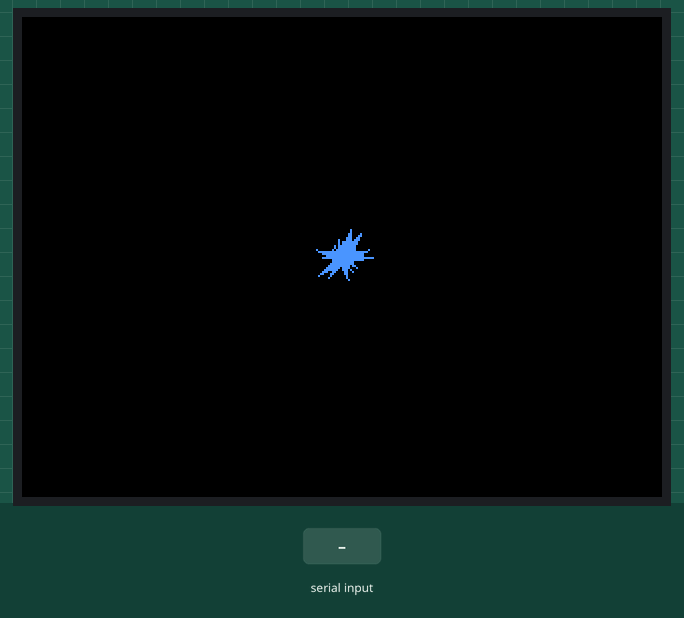
This sketch was run on a simulated Arduino Uno, built with avr-gcc and run on an emulated ATmega328P. Shown: 320×240 colour display. Inputs (shaded band) come from the test bench. Random numbers use the default seed unless the sketch sets one; what the sketch prints to the serial monitor is not drawn.

Above: at 1.47 s.
At 2.17 s:
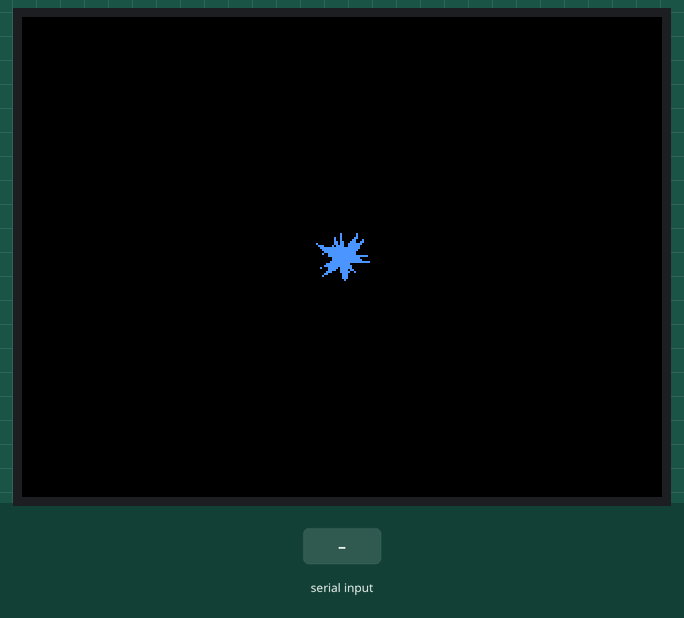
2.5 s: "z,90\n" received over Serial
At 3.24 s:
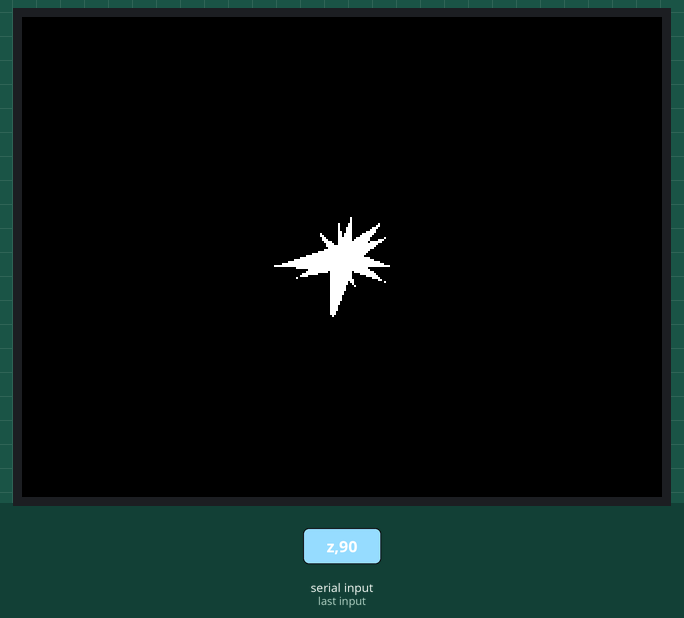
Timing chart, 0 to 5.5 s (numbered marks = the images above; inputs shaded):
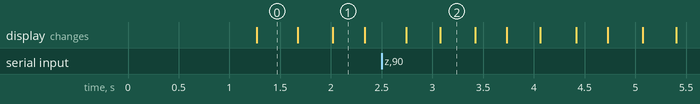

Measured:
- what the display in image 0 shows lasts 0.4 s, from 1.3 s to 1.7 s

The sketch:

qtpy.ino
```cpp
#include <Arduino_GFX_Library.h>
#include <math.h>

#define TFT_CS A2
#define TFT_DC A1
#define TFT_RST A0
#define BLACK 0x0000
#define WHITE 0xFFFF

Arduino_DataBus *bus = new Arduino_HWSPI(TFT_DC, TFT_CS);
Arduino_GFX *tft = new Arduino_ILI9341(bus, TFT_RST, 0);

int baseRadius = 10;
unsigned long noteTime = 0;
float rotation = 0;
float prevRotation = 0;
float zValue = 0;

int cx = 160;
int cy = 120;

#define NUM_SPOKES 20
#define BASE_WIDTH 0.18

float spokeNoise[NUM_SPOKES];
float prevSpokeLen[NUM_SPOKES];
float prevBaseWidth[NUM_SPOKES];

uint16_t zToColor(float z) {
  // clamp z so that 8-10 maps to the white end
  float zClamped = constrain(z, 0.0, 8.0);

  // map 0..8 to 0..1 so anything >= 8 is fully white
  float t = zClamped / 8.0;

  uint8_t r = (uint8_t)(77  + (255 - 77)  * t);
  uint8_t g = (uint8_t)(151 + (255 - 151) * t);
  uint8_t b = (uint8_t)(255 + (255 - 255) * t);

  return ((r >> 3) << 11) | ((g >> 2) << 5) | (b >> 3);
}

void setup() {
  Serial.begin(9600);
  delay(1000);
  Serial.println("DEVICE:lcd1");

  tft->begin(80000000);
  tft->setRotation(1);
  tft->fillScreen(BLACK);
  randomSeed(analogRead(0));

  for (int i = 0; i < NUM_SPOKES; i++) {
    spokeNoise[i] = random(-60, 60) / 10.0;
    prevSpokeLen[i] = 0;
    prevBaseWidth[i] = 0;
  }
}

void drawTriangleSpoke(int x0, int y0, float angle, float len, float baseW, uint16_t color) {
  int tx = x0 + (int)(len * cos(angle));
  int ty = y0 + (int)(len * sin(angle));

  float perpAngle = angle + M_PI / 2.0;
  float halfBase = len * baseW;

  int bx1 = x0 + (int)(halfBase * cos(perpAngle));
  int by1 = y0 + (int)(halfBase * sin(perpAngle));
  int bx2 = x0 - (int)(halfBase * cos(perpAngle));
  int by2 = y0 - (int)(halfBase * sin(perpAngle));

  tft->fillTriangle(bx1, by1, bx2, by2, tx, ty, color);
}

void eraseSpokes() {
  for (int i = 0; i < NUM_SPOKES; i++) {
    float angle = prevRotation + (2.0 * PI * i / NUM_SPOKES);
    drawTriangleSpoke(cx, cy, angle, prevSpokeLen[i] + 4, prevBaseWidth[i] + 0.02, BLACK);
  }
}

void drawSpokes() {
  int noise = random(0, 20);
  uint16_t starColor = zToColor(zValue);

  for (int i = 0; i < NUM_SPOKES; i++) {
    float angle = rotation + (2.0 * PI * i / NUM_SPOKES);
    float spokeLen = baseRadius + spokeNoise[i] * (noise / 5.0) + random(-noise/2, noise/2);
    spokeLen = constrain(spokeLen, 5, 200);

    float baseW = BASE_WIDTH + spokeNoise[i] * 0.01;
    baseW = constrain(baseW, 0.05, 0.35);

    drawTriangleSpoke(cx, cy, angle, spokeLen, baseW, starColor);

    prevSpokeLen[i] = spokeLen;
    prevBaseWidth[i] = baseW;
  }

  prevRotation = rotation;
  rotation += 0.03;
  if (rotation > 2.0 * PI) rotation -= 2.0 * PI;
}

void redraw() {
  eraseSpokes();
  drawSpokes();
}

void loop() {
  unsigned long now = millis();

  static unsigned long lastDecay = 0;
  if (now - lastDecay > 16) {
    lastDecay = now;
    if (now - noteTime > 100) {
      baseRadius = max(10, baseRadius - 40);
    }
    redraw();
  }

  if (Serial.available()) {
    String msg = Serial.readStringUntil('\n');
    msg.trim();

    if (msg.startsWith("n,")) {
      baseRadius = min(150, baseRadius + random(15, 50));
      noteTime = now;

    } else if (msg.startsWith("z,")) {
      zValue = msg.substring(2).toFloat();
    }
  }
}
```
